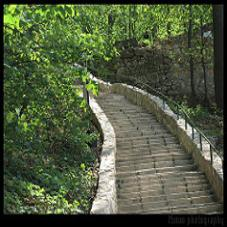
#> input picture ch08/images_08/test.jpg, 227 x 227 px
$ jupyter execute '08-4_평행_이동.ipynb'
#> lines starting #> are read from the running program, lines starting #| are printed output that depends on the picture
### ch08/Common/interpolation.py
import numpy as np, cv2, math
from Common.functions import contain

# 정방행렬 인덱스로 크기 변경
# [20 lines left out: functions scaling, scaling_nearest, not called in this run]

def bilinear_value(img, pt):
    x, y = np.int32(pt)
    if x >= img.shape[1]-1: x = x - 1
    if y >= img.shape[0]-1: y = y - 1

    P1, P2, P3, P4 = np.float32(img[y:y+2, x:x+2].flatten())

    alpha, beta = pt[1] - y, pt[0] - x
    M1 = P1 + alpha * (P3 - P1) # 1차 보간
    M2 = P2 + alpha * (P4 - P2)
    P = M1 + beta * (M2 - M1) # 2차 보간

    return np.clip(P, 0, 255)

# [27 lines left out: functions rotate_pt, affine_transform, not called in this run]

### ch08/Common/functions.py
def contain(p, shape):
    return 0 <= p[0] < shape[0] and 0 <= p[1] < shape[1] # 범위 이내이면 True, 아니면 False

def contain_pts(p, p1, p2):
    return p1[0] <= p[0] < p2[0] and p1[1] <= p[1] < p2[1]

### ch08/08-4_평행_이동.ipynb
### 8.4 평행 이동
영상의 원점을 기준으로 모든 화소를 동일하게 가로, 세로 방향으로 이동

CV에서는 y값을 증가시키면(더하면) 이미지가 아래로 이동함

[cell 1]
# 8.4.1 영상 평행 이동
import numpy as np, cv2

# 좌표가 인수범위 내에 있는지 확인
def contain(p, shape):
    return 0 <= p[0] < shape[0] and 0 <= p[1] < shape[1] # 범위 이내이면 True, 아니면 False

def translate(img, pt):
    dst = np.zeros(image.shape, img.dtype)
    for i in range(img.shape[0]):
        for j in range(img.shape[1]):
            x, y = np.subtract((j, i), pt)
            if contain((y, x), img.shape): # 범위를 벗어나면 굳이 계산하여 삽입하지 않음
                dst[i,j] = img[y, x]
    return dst

image = cv2.imread("images_08/test.jpg", cv2.IMREAD_GRAYSCALE)
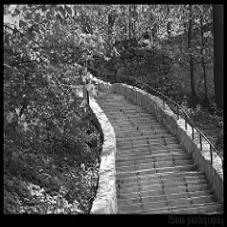
#> image: shape (227, 227); min 0, max 255, mean 83.7
if image is None: raise Exception("영상 파일 읽기 오류")


dst1 = translate(image, (30, 80))
#> after the loop in translate, `for i in range(img.shape[0]):`:
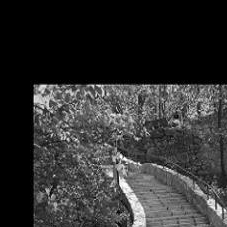
#> dst: shape (227, 227); min 0, max 255, mean 49.5
dst2 = translate(image, (-70, -50))
#> call 2 of translate, with pt = (-70, -50)
#> after the loop in translate (call 2), `for i in range(img.shape[0]):`:
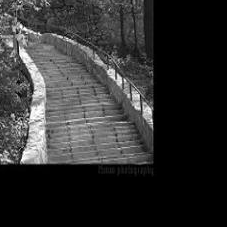
#> dst: shape (227, 227); min 0, max 255, mean 48.2

cv2.imshow("image", image)
cv2.imshow("dst1 (30, 80)", dst1)
cv2.imshow("dst2 (-70, -50)", dst2)
cv2.waitKey(0)

### 8.5 회전

역방향 회전은

x = xcosT + ysinT

y = -xsinT + ycosT

--------

영상 회전은 좌측최상단을 기준으로 돌아가지만 일반적으로 중심값을 기준으로 돌리는 회전을 사용하므로,

영상의 가운데를 좌측최상단으로 이동하여 회전 후 다시 원래 자리로 이동함

[cell 2]
# 8.5.1 영상 회전
import numpy as np, cv2, math
from Common.interpolation import bilinear_value
from Common.functions import contain

# 원점 기준 회전 변환
def rotate(img, degree):
    dst = np.zeros(img.shape[:2], img.dtype)
    radian = (degree/180) * np.pi # 회전 변환 각도를 라디안으로 변형
    sin, cos = np.sin(radian), np.cos(radian)

    for i in range(img.shape[0]):
        for j in range(img.shape[1]):
            y = -j*sin + i*cos
            x = j*cos + i*sin
            if contain((y, x), img.shape): # 범위를 벗어난 위치는 연산하지 않음
                dst[i, j] = bilinear_value(img, [x, y])
    return dst

# 특정 중심을 가지고 움직임
def rotate_pt(img, degree, pt):
    dst = np.zeros(img.shape[:2], img.dtype)
    radian = (degree/180) * np.pi
    sin, cos = math.sin(radian), math.cos(radian)

    for i in range(img.shape[0]):
        for j in range(img.shape[1]):
            jj, ii = np.subtract((j, i), pt) # 중심좌표로 평행 이동

            y = -jj*sin + ii*cos
            x = jj*cos + ii*sin
            x, y = np.add((x,y), pt)
            if contain((y, x), img.shape):
                dst[i, j] = bilinear_value(img, [x, y])
    return dst

image = cv2.imread("images_08/test.jpg", cv2.IMREAD_GRAYSCALE)
if image is None: raise Exception("영상 파일 읽기 오류")

center = np.divmod(image.shape[::-1], 2)[0]
#> center = [113, 113]
print(center)
#| [113 113]
dst1 = rotate(image, 20)
#> the loop in rotate, `for i in range(img.shape[0]):` made 227 passes
#> after the loop in rotate, `for i in range(img.shape[0]):`:
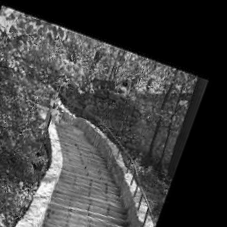
#> dst: shape (227, 227); min 0, max 255, mean 63.8
dst2 = rotate_pt(image, 20, center)
#> after the loop in rotate_pt, `for i in range(img.shape[0]):`:
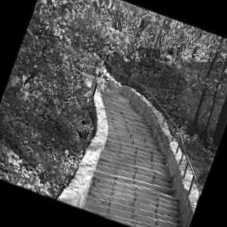
#> dst: shape (227, 227); min 0, max 255, mean 77.1

cv2.imshow("image", image)
cv2.imshow("dst1 : rotated on (0,0)", dst1)
cv2.imshow("dst2 : rotated on center", dst2)
cv2.waitKey(0)

$ run again, with ch08/images_08/affine.jpg copied over ch08/images_08/test.jpg
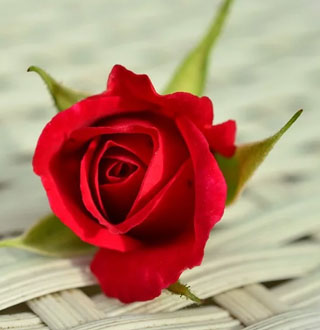
#> input picture ch08/images_08/affine.jpg, 320 x 330 px
#> after the loop in translate (call 2), `for i in range(img.shape[0]):`:
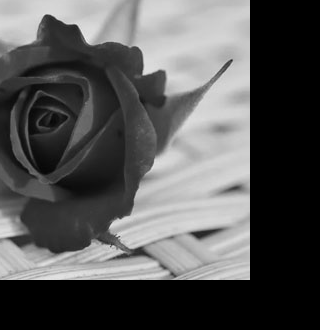
#> dst: shape (330, 320); min 0, max 244, mean 85.5
#| [160 165]
#> the loop in rotate, `for i in range(img.shape[0]):` made 330 passes
#> after the loop in rotate_pt, `for i in range(img.shape[0]):`:
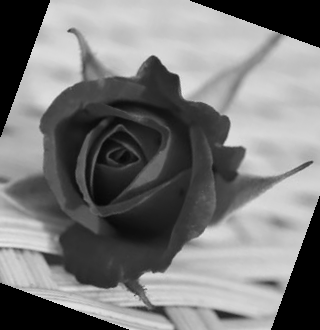
#> dst: shape (330, 320); min 0, max 234, mean 121.5

$ run again, with ch08/images_08/affine2.jpg copied over ch08/images_08/test.jpg
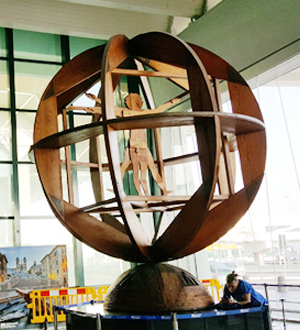
#> input picture ch08/images_08/affine2.jpg, 300 x 330 px
#> after the loop in translate (call 2), `for i in range(img.shape[0]):`:
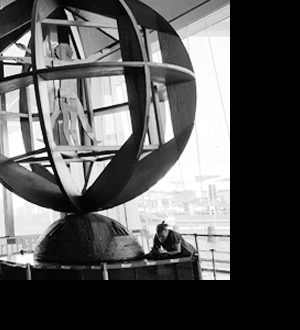
#> dst: shape (330, 300); min 0, max 255, mean 87
#| [150 165]
#> the loop in rotate, `for i in range(img.shape[0]):` made 330 passes
#> after the loop in rotate_pt, `for i in range(img.shape[0]):`:
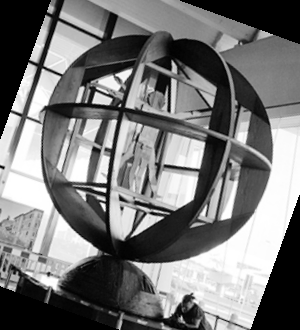
#> dst: shape (330, 300); min 0, max 255, mean 118.9
